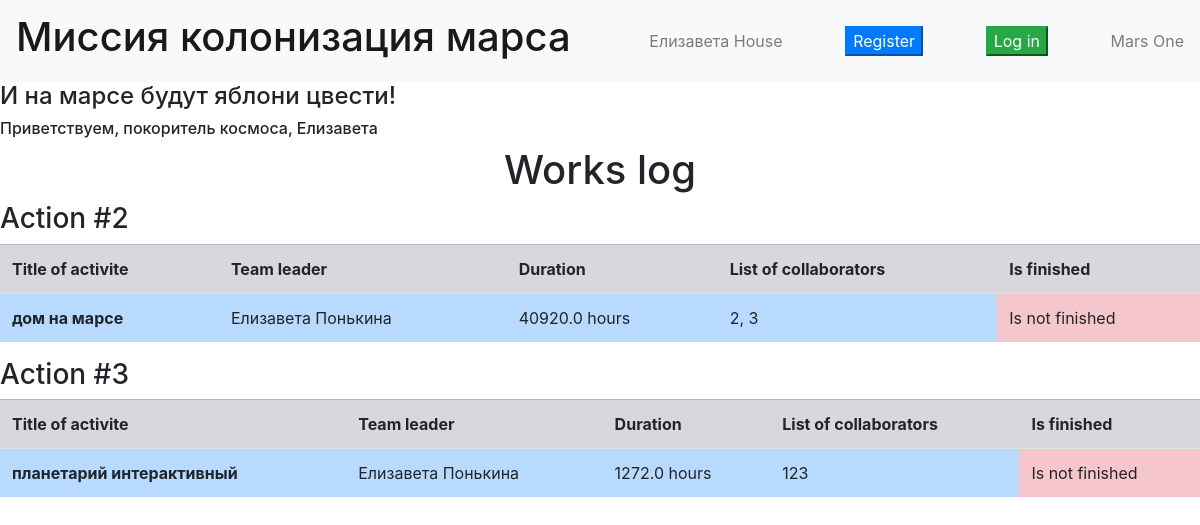
The page / (signed in) on the database its author committed.
### data/users.py (models this page shows, shortened)
class User(SqlAlchemyBase, UserMixin):
    __tablename__ = 'users'
    id = sqlalchemy.Column(sqlalchemy.Integer, primary_key=True, autoincrement=True)
    surname = sqlalchemy.Column(sqlalchemy.String, nullable=True)
    name = sqlalchemy.Column(sqlalchemy.String, nullable=True)
    age = sqlalchemy.Column(sqlalchemy.Integer, nullable=True)
    position = sqlalchemy.Column(sqlalchemy.String, nullable=True)
    speciality = sqlalchemy.Column(sqlalchemy.String, nullable=True)
    address = sqlalchemy.Column(sqlalchemy.String, index=True, unique=True, nullable=True)
    email = sqlalchemy.Column(sqlalchemy.String, index=True, unique=True, nullable=True)
    hashed_password = sqlalchemy.Column(sqlalchemy.String, nullable=True)
    modified_date = sqlalchemy.Column(sqlalchemy.DateTime, default=datetime.datetime.now)
    jobs = orm.relationship("Jobs", back_populates='user')

### data/jobs.py (models this page shows)
class Jobs(SqlAlchemyBase):
    __tablename__ = 'jobs'
    id = sqlalchemy.Column(sqlalchemy.Integer, primary_key=True, autoincrement=True)
    team_leader = sqlalchemy.Column(sqlalchemy.Integer, sqlalchemy.ForeignKey("users.id"), nullable=True)
    job = sqlalchemy.Column(sqlalchemy.String, nullable=True)
    work_size = sqlalchemy.Column(sqlalchemy.Integer, nullable=True)
    collaborators = sqlalchemy.Column(sqlalchemy.String, nullable=True)
    start_date = sqlalchemy.Column(sqlalchemy.DateTime, default=datetime.datetime.now)
    end_date = sqlalchemy.Column(sqlalchemy.DateTime, default=datetime.datetime.now)
    is_finished = sqlalchemy.Column(sqlalchemy.Boolean, nullable=True)
    user = orm.relationship('User')

### main.py (the view)
@app.route('/')
def main():
    db_session.global_init("db/mars_explorer.db")
    db_sess = db_session.create_session()
    jobs = db_sess.query(Jobs)
    lst = []
    for job in jobs:
        try:
            user = db_sess.query(User).filter(User.id == job.team_leader).first()
            user_fullname = user.name + ' ' + user.surname
            is_finished = 'Is not finished'
            duration = job.end_date - job.start_date
            if job.is_finished:
                is_finished = 'Is finished'
            lst.append(
                [job.id, job.job, user_fullname, str(duration.total_seconds() // 3600) + ' hours', job.collaborators,
                 is_finished])
        except Exception:
            break
    if current_user.__class__.__name__ == 'User':
        return render_template('jobs_list.html', list=lst, username=current_user.name)
    return render_template('jobs_list.html', title='Главная',  username='пользователь', list=lst)

### data/db_session.py (called while the page is built, shortened)
def global_init(db_file):
    global __factory
    if __factory:
        return

def create_session() -> Session:
    global __factory
    return __factory()

### main.py (called while the page is built)
@login_manager.user_loader
def load_user(user_id):
    db_sess = db_session.create_session()
    return db_sess.query(User).get(user_id)

### templates/jobs_list.html
{% extends "index.html" %}
{% block content %}
<h1>Works log</h1>
{% for job in list %}
<h3>
    Action #{{ job[0] }}
</h3>
    <table class="table">
        <tr class="table-secondary">
            <th scope="col">Title of activite</th>
            <th scope="col">Team leader</th>
            <th scope="col">Duration</th>
            <th scope="col">List of collaborators</th>
            <th scope="col">Is finished</th>
        </tr>
        <tr>
            <th scope="row" class="table-primary">
                {{ job[1] }}
            </th>
            <td class="table-primary">
                {{ job[2] }}
            </td>
            <td class="table-primary">
                {{ job[3] }}
            </td>
            <td class="table-primary">
                {{ job[4] }}
            </td>
            <td class="table-danger">
                {{ job[5] }}
            </td>
        </tr>
    </table>
    {% endfor %}
{% endblock %}

### templates/index.html (shortened to what this page needs)
<!doctype html>
<html lang="en">
<head>
    <link rel="stylesheet"
          href="https://stackpath.bootstrapcdn.com/bootstrap/4.4.1/css/bootstrap.min.css"
>
</head>
<body>
<header>
    <nav class="navbar navbar-light bg-light">
        <a class="navbar-brand" href="#"><h1>Миссия колонизация марса</h1></a>
        <span class="navbar-text" onclick="window.open('logout')">
        {{ username }} House
        </span>
        <button class="btn-primary" onclick="window.open('registration')">Register</button>
        <button class="btn-success" onclick="window.open('login')">Log in</button>
        <span class="navbar-text">
        Mars One
        </span>
    </nav>
</header>
<h4>И на марсе будут яблони цвести!</h4>
<h6>Приветствуем, покоритель космоса, {{ username }}</h6>
<main>
    {% block content %}{% endblock %}
</main>
</body>
</html>

### templates/index.html (style rules this page uses)
h1 { text-align: center; }
th { margin: 10px; }

### rows shown on the page
User: name "Елизавета"
Jobs: id "2", job "дом на марсе", job "Елизавета Понькина", job "40920.0 hours", collaborators "2, 3", job "Is not finished"
Jobs: id "3", job "планетарий интерактивный", job "Елизавета Понькина", work_size "1272.0 hours", collaborators "123", job "Is not finished"
